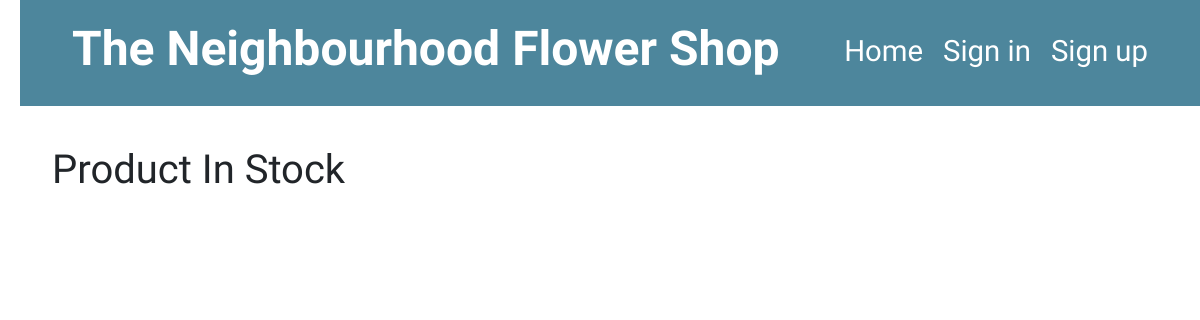
/, run on an earlier commit of the app's database.
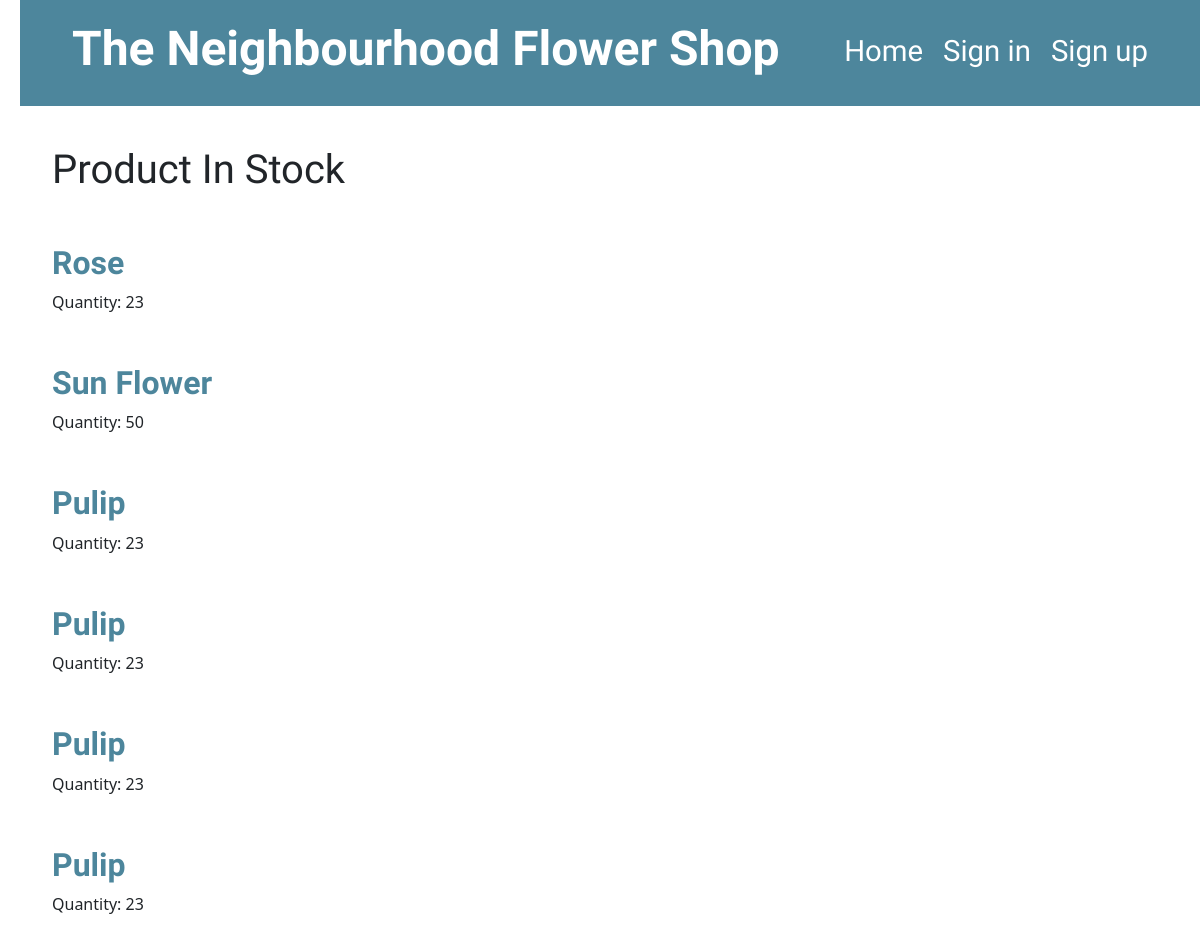
And on a later commit of the database.
### blog/models.py (models this page shows, shortened)
class Inventory(models.Model):
    user = models.ForeignKey(settings.AUTH_USER_MODEL, on_delete=models.CASCADE, default='10000')
    name = models.CharField(max_length=200)
    quantity = models.IntegerField()
    price = models.FloatField()
    status = models.TextField()

### blog/views.py (the view)
# urls.py: path('', views.inventory_shop, name='inventory_shop'),
def inventory_shop(request):
    Inventorys = Inventory.objects.filter(status='In Stock')
    return render(request, 'blog/inventory_shop.html', {'Inventorys': Inventorys})

### blog/templates/blog/inventory_shop.html
{% extends 'blog/index.html' %}
{% block content %}
<h1 class="post">Product In Stock</h1>
        {% for Inventory in Inventorys %}
        <article class="post">
          <h2><a href="{% url 'inventory_detail' pk=Inventory.pk %}">{{ Inventory.name }}</a></h2>
          <p>Quantity: {{ Inventory.quantity}}</p>
      </article>
        {% endfor %}
{% endblock %}

What changed in the data, as far as the page shows it:
added Inventory: name "Rose", quantity "23"
added Inventory: name "Sun Flower", quantity "50"
added Inventory: name "Pulip", quantity "23"
added Inventory: name "Pulip", quantity "23"
added Inventory: name "Pulip", quantity "23"
added Inventory: name "Pulip", quantity "23"
